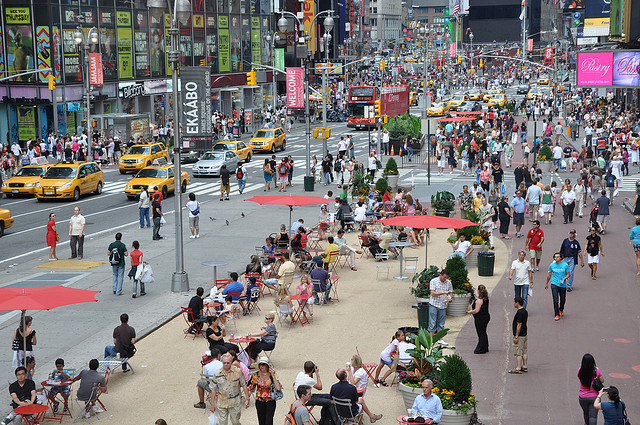
#> input picture data/sample/test.jpg, 640 x 425 px
$ python -i demo_video.py   (imports and definitions only)   (older library calls are emulated)
#> lines starting #> are read from the running program, lines starting #| are printed output that depends on the picture
#> further down, picture is the input picture: shape (425, 640, 3); mean B, G, R 120.8, 122.1, 127.1
"""
ADAS AEB Demo Video Generator

Processes a dashcam MP4 through the full AEB pipeline and renders:
  Left  panel : annotated dashcam (YOLO + SORT, all 4 classes)
  Right panel : live BEV radar (pinhole depth, TTC, risk colour)
  Bottom-left : live Ego Speed + Brake Force graph
  Bottom-right: live Brake Rotor Temperature graph (thermodynamics)

Pipeline per frame:
  1. Resize 4K input to 1280x720 for inference
  2. CLAHE preprocessing
  3. YOLOv8 multi-class detection (4 classes)
  4. SORT tracking (Kalman + Hungarian)
  5. BEVRadarMapper — pinhole depth, TTC, risk label per track
  6. Adaptive AEB decision (weather-adjusted, all-class, ego-corridor gated)
  7. Brake thermodynamics + ego-speed model (live telemetry)
  8. Render 1280x720 split-screen + graph panels
  9. Write output MP4

Usage:
    python3 demo_video.py
    python3 demo_video.py --input path/to/video.mp4 --speed 40
    python3 demo_video.py --weather clear
"""

import sys, os, argparse, collections
sys.path.insert(0, '/home/atharv/ADAS-Pedestrian-AEB')
sys.path.insert(0, '/home/atharv/ADAS-Pedestrian-AEB/src/tracking')
sys.path.insert(0, '/home/atharv/.local/lib/python3.10/site-packages')

import cv2
import numpy as np
from ultralytics import YOLO
from tracker import Tracker
from src.visualization.bev_radar import BEVRadarMapper, PedestrianTrack

# ── Paths ─────────────────────────────────────────────────────────
MODEL_PATH  = '/home/atharv/ADAS-Pedestrian-AEB/models/yolo_multiclass_best.pt'
INPUT_PATH  = '/home/atharv/ADAS-Pedestrian-AEB/data/sample/BEV_input_video.mp4'
OUTPUT_DIR  = '/home/atharv/ADAS-Pedestrian-AEB/reports/final_deliverables'
OUTPUT_PATH = f'{OUTPUT_DIR}/aeb_demo_video.mp4'

# ── Layout ────────────────────────────────────────────────────────
INFER_W, INFER_H = 1280, 720
PANEL_W, PANEL_H = 640, 480
GRAPH_H          = 240          # bottom graph section height
OUT_W = PANEL_W * 2            # 1280
OUT_H = PANEL_H + GRAPH_H      # 720  (clean 720p output)

# ── AEB / Detection config ────────────────────────────────────────
CONF_THRESH   = 0.30
AEB_BASE_TTC  = 1.5
DEFAULT_SPEED_KMH = 30.0
CORRIDOR_M    = 4.0             # ±4 m lateral ego corridor

CLASS_NAMES   = {0: 'Ped', 1: 'Car', 2: 'Bike', 3: 'Moto'}
CLASS_HEIGHTS = {0: 1.70, 1: 1.50, 2: 1.10, 3: 1.20}
RISK_BGR      = {
    'SAFE':     (50,  200,  50),
    'WARNING':  (0,   190, 255),
    'CRITICAL': (30,   30, 230),
}

HISTORY_LEN = 150   # rolling graph window (~5 s at 30 fps)

_WEATHER_DELTAS = {'clear': 0.0, 'night': 0.2, 'rain': 0.3, 'fog': 0.5}


# ── Physics models ────────────────────────────────────────────────

class BrakeThermo:
    """Simple Newton cooling model for a single brake rotor."""
    T_AMB  = 25.0    # °C ambient
    K_COOL = 0.04    # Newton cooling rate  (1/s)
    K_HEAT = 20.0    # heating rate °C/s at full AEB braking

    def __init__(self):
        self.temp = self.T_AMB

    # [5 lines left out: function update, not called in this run]


class EgoSpeed:
    DECEL_MS2   = 0.8 * 9.81   # 0.8 g deceleration
    RECOVER_MS2 = 2.0           # gentle re-acceleration

    def __init__(self, initial_kmh: float):
        self.speed_ms  = initial_kmh / 3.6
        self.target_ms = initial_kmh / 3.6

    # [7 lines left out: function update, not called in this run]


# ── Weather ───────────────────────────────────────────────────────

def classify_weather(frame_bgr, override=None):
    if override:
        key = override.lower()
        return override.capitalize(), _WEATHER_DELTAS.get(key, 0.0)
    gray = cv2.cvtColor(frame_bgr, cv2.COLOR_BGR2GRAY)
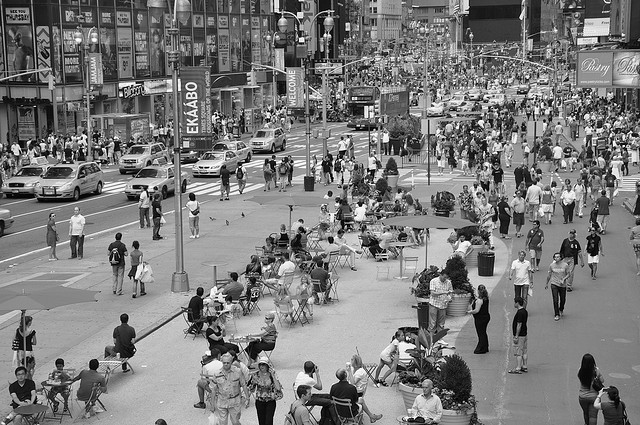
#> gray: shape (425, 640); min 0, max 255, mean 123.4
    brightness = float(gray.mean())
#> brightness = 123.4
    if brightness < 55:
        return 'Night', 0.2
    lap_var = float(cv2.Laplacian(gray, cv2.CV_64F).var())
#> lap_var = 9585.6
    hsv = cv2.cvtColor(frame_bgr, cv2.COLOR_BGR2HSV)
#> hsv: shape (425, 640, 3); mean H, S, V 87.8, 60.8, 138.5
    sat = float(hsv[:, :, 1].mean())
#> sat = 60.81
    if lap_var < 500 and sat < 50:
        return 'Fog', 0.5
    if brightness < 85 and lap_var < 800 and sat > 20:
        return 'Rain', 0.3
    return 'Clear', 0.0


# ── CLAHE ─────────────────────────────────────────────────────────

# [488 lines left out: functions clahe_enhance, annotate_dashcam, _norm_y, draw_graph, prescan_crash_frame, draw_collision_warning and 2 more, not called in this run]


# [2 lines not run here, left out]

>>> import cv2
>>> picture = cv2.imread('data/sample/test.jpg')
>>> result = classify_weather(picture)
#> result = ('Clear', 0)
